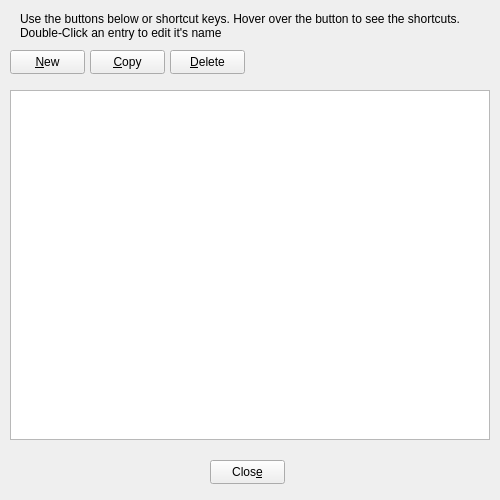
<?xml version="1.0" encoding="UTF-8"?>
<ui version="4.0">
 <class>ManageItemSet</class>
 <widget class="QDialog" name="ManageItemSet">
  <property name="geometry">
   <rect>
    <x>0</x>
    <y>0</y>
    <width>500</width>
    <height>500</height>
   </rect>
  </property>
  <property name="windowTitle">
   <string>Manage Item Sets</string>
  </property>
  <property name="windowIcon">
   <iconset resource="../../Assets/PoB.qrc">
    <normaloff>:/Art/Icons/edit-list-order.png</normaloff>:/Art/Icons/edit-list-order.png</iconset>
  </property>
  <widget class="QListWidget" name="list_Items">
   <property name="geometry">
    <rect>
     <x>10</x>
     <y>90</y>
     <width>480</width>
     <height>350</height>
    </rect>
   </property>
   <property name="font">
    <font>
     <family>Noto Sans</family>
     <pointsize>10</pointsize>
    </font>
   </property>
   <property name="dragEnabled">
    <bool>true</bool>
   </property>
   <property name="dragDropMode">
    <enum>QAbstractItemView::InternalMove</enum>
   </property>
   <property name="defaultDropAction">
    <enum>Qt::MoveAction</enum>
   </property>
   <property name="alternatingRowColors">
    <bool>false</bool>
   </property>
   <property name="selectionMode">
    <enum>QAbstractItemView::ExtendedSelection</enum>
   </property>
   <property name="horizontalScrollMode">
    <enum>QAbstractItemView::ScrollPerPixel</enum>
   </property>
   <property name="currentRow">
    <number>-1</number>
   </property>
  </widget>
  <widget class="QPushButton" name="btnNew">
   <property name="geometry">
    <rect>
     <x>10</x>
     <y>50</y>
     <width>75</width>
     <height>24</height>
    </rect>
   </property>
   <property name="focusPolicy">
    <enum>Qt::NoFocus</enum>
   </property>
   <property name="toolTip">
    <string>New _VERSION tree.  (Ctrl-N)</string>
   </property>
   <property name="text">
    <string>&amp;New</string>
   </property>
   <property name="shortcut">
    <string>Ctrl+N</string>
   </property>
  </widget>
  <widget class="QLabel" name="lbl_Info">
   <property name="geometry">
    <rect>
     <x>20</x>
     <y>10</y>
     <width>461</width>
     <height>31</height>
    </rect>
   </property>
   <property name="text">
    <string>Use the buttons below or shortcut keys. Hover over the button to see the shortcuts. Double-Click an entry to edit it's name</string>
   </property>
   <property name="wordWrap">
    <bool>true</bool>
   </property>
  </widget>
  <widget class="QPushButton" name="btnCopy">
   <property name="geometry">
    <rect>
     <x>90</x>
     <y>50</y>
     <width>75</width>
     <height>24</height>
    </rect>
   </property>
   <property name="focusPolicy">
    <enum>Qt::NoFocus</enum>
   </property>
   <property name="toolTip">
    <string>Copy selections. (Ctrl-C)</string>
   </property>
   <property name="text">
    <string>&amp;Copy</string>
   </property>
   <property name="shortcut">
    <string>Ctrl+C</string>
   </property>
  </widget>
  <widget class="QPushButton" name="btnDelete">
   <property name="geometry">
    <rect>
     <x>170</x>
     <y>50</y>
     <width>75</width>
     <height>24</height>
    </rect>
   </property>
   <property name="focusPolicy">
    <enum>Qt::NoFocus</enum>
   </property>
   <property name="toolTip">
    <string>Delete selections. Beware !!!! (Delete)</string>
   </property>
   <property name="text">
    <string>&amp;Delete</string>
   </property>
   <property name="shortcut">
    <string>Del</string>
   </property>
  </widget>
  <widget class="QPushButton" name="btnClose">
   <property name="geometry">
    <rect>
     <x>210</x>
     <y>460</y>
     <width>75</width>
     <height>24</height>
    </rect>
   </property>
   <property name="focusPolicy">
    <enum>Qt::NoFocus</enum>
   </property>
   <property name="text">
    <string>Clos&amp;e</string>
   </property>
  </widget>
 </widget>
 <tabstops>
  <tabstop>list_Items</tabstop>
  <tabstop>btnCopy</tabstop>
  <tabstop>btnDelete</tabstop>
 </tabstops>
 <resources>
  <include location="../../Assets/PoB.qrc"/>
 </resources>
 <connections/>
</ui>
